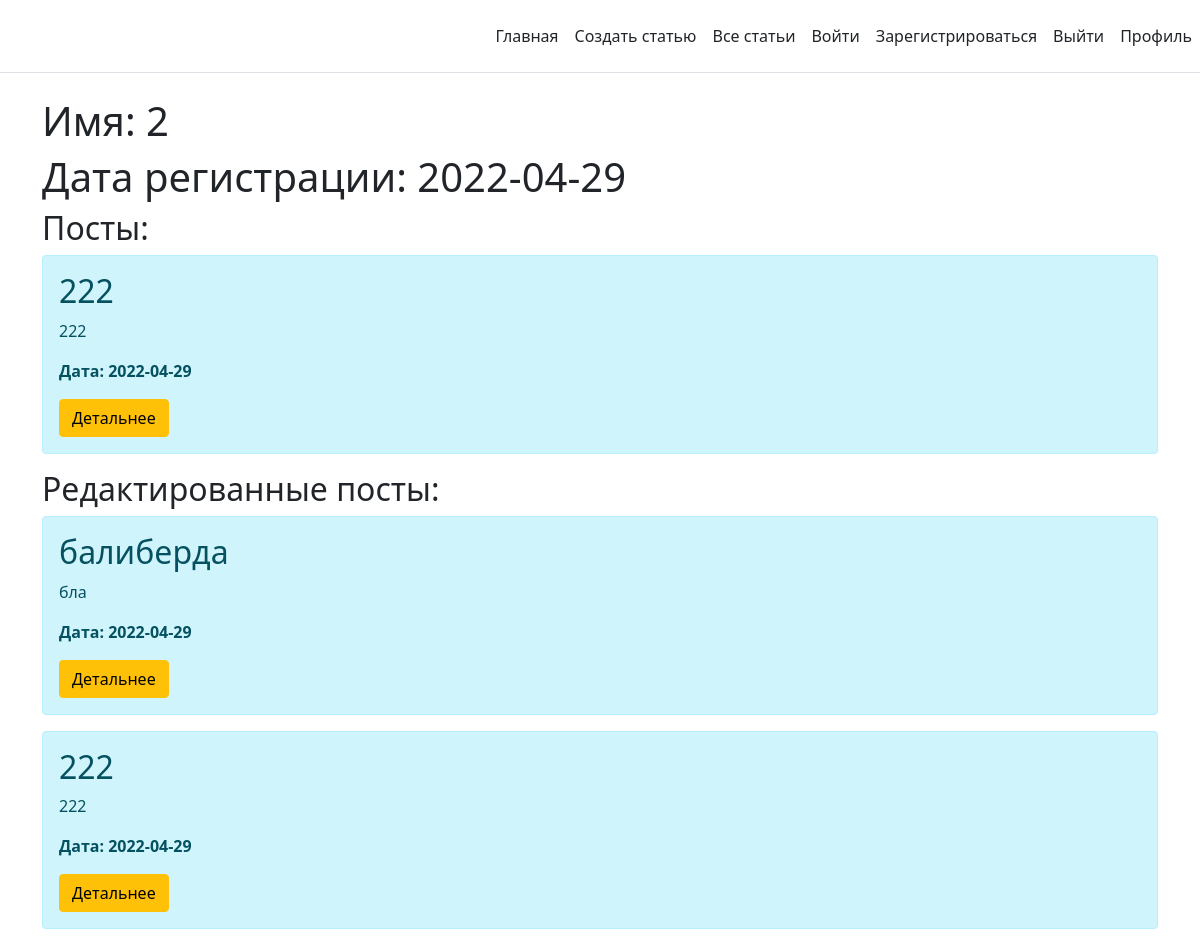
Page /profile/2 (signed in) on the committed database.
### app.py (models this page shows, shortened)
class User(db.Model, UserMixin):
    id = db.Column(db.Integer, primary_key=True)
    username = db.Column(db.String(20), nullable=False)
    password_hash = db.Column(db.String(20), nullable=False)
    reg_date = db.Column(db.DateTime, default=datetime.utcnow)

class Article(db.Model):
    id = db.Column(db.Integer, primary_key=True)
    title = db.Column(db.String(100), nullable=False)
    intro = db.Column(db.String(300), nullable=False)
    text = db.Column(db.Text, nullable=False)
    date = db.Column(db.DateTime, default=datetime.utcnow)
    author = db.Column(db.String(20), nullable=False)
    update_author = db.Column(db.String(20), nullable=True)

### app.py (the view)
@app.route('/profile/<username>')
@login_required
def profile(username):
    user_posts = Article.query.filter_by(author = username).all()
    date = User.query.filter_by(username = username).first()
    updated_posts = Article.query.filter_by(update_author=username).all()
    return render_template('about.html', date=date, posts=user_posts, updated_posts=updated_posts)

### app.py (called while the page is built)
@login_manager.user_loader
def load_user(user_id):
    return db.session.query(User).get(user_id)

### templates/about.html (shortened to what this page needs)
{% extends 'base.html' %}
{% block body %}
<div class="container">
<h1>Имя: {{ date.username }}</h1>
<h1>Дата регистрации: {{ date.reg_date.date() }}</h1>
<h2>Посты:</h2>
    {% if posts|length > 0 %}
        {% for el in posts %}
        <div class="container alert alert-info">
            <h2>{{ el.title }}</h2>
            <p>{{ el.intro }}</p>
            <p><b>Дата: {{ el.date.date() }}</b></p>
            <a href="/posts/{{ el.id }}" class="btn btn-warning">Детальнее</a>
        </div>
        {% endfor %}
    {% else %}
    <p>Пользователь ещё не сделал свой пост :'(</p>
    {% endif %}
    <h2>Редактированные посты:</h2>
        {% if updated_posts|length > 0 %}
        {% for el in updated_posts %}
        <div class="container alert alert-info">
            <h2>{{ el.title }}</h2>
            <p>{{ el.intro }}</p>
            <p><b>Дата: {{ el.date.date() }}</b></p>
            <a href="/posts/{{ el.id }}" class="btn btn-warning">Детальнее</a>
        </div>
        {% endfor %}
    {% else %}
    <p>Пользователь ещё не редактировал другие посты :'(</p>
    {% endif %}
    </div>
{% endblock %}

### templates/base.html (shortened to what this page needs)
<!doctype html>
<html lang="ru">
<head>
    <link rel="stylesheet"
          href="https://cdn.jsdelivr.net/npm/bootstrap@5.1.3/dist/css/bootstrap.min.css">
</head>
<body>
<header class="d-flex flex-wrap align-items-center justify-content-center justify-content-md-between py-3 mb-4 border-bottom">
      <a href="/" class="d-flex align-items-center col-md-3 mb-2 mb-md-0 text-dark text-decoration-none">
        <svg class="bi me-2" width="40" height="32" role="img" aria-label="Bootstrap"><use xlink:href="#bootstrap"></use></svg>
      </a>
      <ul class="nav col-12 col-md-auto mb-2 justify-content-center mb-md-0">
        <li><a href="/" class="nav-link px-2 link-dark"><ya-tr-span
                data-index="16-0" data-translated="true"
                data-source-lang="en" data-target-lang="ru" data-value="Home" data-translation="Главная" data-type="trSpan">Главная</ya-tr-span></a></li>
          <li><a href="/create-article"
                 class="nav-link px-2 link-dark"><ya-tr-span
                data-index="16-0" data-translated="true"
                data-source-lang="en" data-target-lang="ru" data-value="Home"
                data-translation="Главная" data-type="trSpan">Создать статью
                </ya-tr-span></a></li>
          <li><a href="/posts"
                 class="nav-link px-2 link-dark"><ya-tr-span
                data-index="16-0" data-translated="true"
                data-source-lang="en" data-target-lang="ru" data-value="Home"
                data-translation="Главная" data-type="trSpan">Все статьи
                </ya-tr-span></a></li>
          <li><a href="/login"
                 class="nav-link px-2 link-dark"><ya-tr-span
                data-index="16-0" data-translated="true"
                data-source-lang="en" data-target-lang="ru" data-value="Home"
                data-translation="Главная" data-type="trSpan">Войти
                </ya-tr-span></a></li>
          <li><a href="/register"
                 class="nav-link px-2 link-dark"><ya-tr-span
                data-index="16-0" data-translated="true"
                data-source-lang="en" data-target-lang="ru" data-value="Home"
                data-translation="Главная" data-type="trSpan">Зарегистрироваться
                </ya-tr-span></a></li>
           <li><a href="/logout"
                 class="nav-link px-2 link-dark"><ya-tr-span
                data-index="16-0" data-translated="true"
                data-source-lang="en" data-target-lang="ru" data-value="Home"
                data-translation="Главная" data-type="trSpan">Выйти
                </ya-tr-span></a></li>
          <li><a href="/about" class="nav-link px-2 link-dark"><ya-tr-span
                data-index="16-0" data-translated="true"
                data-source-lang="en" data-target-lang="ru"
                data-value="About" data-translation="О нас"
                data-type="trSpan">Профиль</ya-tr-span></a></li>
      </ul>
    </header>
{% block body %}{% endblock %}
</body>
</html>

### rows in the picture
User: username "2", reg_date "2022-04-29"
Article: title "222", intro "222", date "2022-04-29"
Article: title "балиберда", intro "бла", date "2022-04-29"
